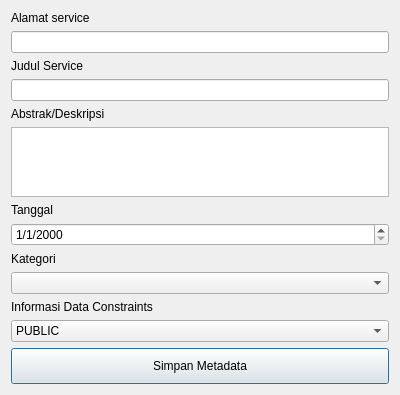
<?xml version="1.0" encoding="UTF-8"?>
<ui version="4.0">
 <class>Dialog</class>
 <widget class="QDialog" name="Dialog">
  <property name="geometry">
   <rect>
    <x>0</x>
    <y>0</y>
    <width>400</width>
    <height>385</height>
   </rect>
  </property>
  <property name="windowTitle">
   <string>Register Metadata Service</string>
  </property>
  <layout class="QVBoxLayout" name="verticalLayout">
   <item>
    <widget class="QLabel" name="label">
     <property name="text">
      <string>Alamat service</string>
     </property>
    </widget>
   </item>
   <item>
    <widget class="QLineEdit" name="lineEdit_alamat"/>
   </item>
   <item>
    <widget class="QLabel" name="label_2">
     <property name="text">
      <string>Judul Service</string>
     </property>
    </widget>
   </item>
   <item>
    <widget class="QLineEdit" name="lineEdit_title"/>
   </item>
   <item>
    <widget class="QLabel" name="label_4">
     <property name="text">
      <string>Abstrak/Deskripsi</string>
     </property>
    </widget>
   </item>
   <item>
    <widget class="QTextEdit" name="textEdit_abstrak"/>
   </item>
   <item>
    <widget class="QLabel" name="label_3">
     <property name="text">
      <string>Tanggal</string>
     </property>
    </widget>
   </item>
   <item>
    <widget class="QgsDateTimeEdit" name="date_tanggal">
     <property name="displayFormat">
      <string>M/d/yyyy </string>
     </property>
    </widget>
   </item>
   <item>
    <widget class="QLabel" name="label_5">
     <property name="text">
      <string>Kategori</string>
     </property>
    </widget>
   </item>
   <item>
    <widget class="QComboBox" name="cmb_keyword"/>
   </item>
   <item>
    <widget class="QLabel" name="label_6">
     <property name="text">
      <string>Informasi Data Constraints</string>
     </property>
    </widget>
   </item>
   <item>
    <widget class="QComboBox" name="cmb_constraint">
     <item>
      <property name="text">
       <string>PUBLIC</string>
      </property>
     </item>
     <item>
      <property name="text">
       <string>GOVERNMENT</string>
      </property>
     </item>
     <item>
      <property name="text">
       <string>PRIVATE</string>
      </property>
     </item>
     <item>
      <property name="text">
       <string>IG STRATEGIS</string>
      </property>
     </item>
    </widget>
   </item>
   <item>
    <layout class="QHBoxLayout" name="horizontalLayout">
     <item>
      <widget class="QPushButton" name="btn_save">
       <property name="cursor">
        <cursorShape>PointingHandCursor</cursorShape>
       </property>
       <property name="styleSheet">
        <string notr="true">padding:10px</string>
       </property>
       <property name="text">
        <string>Simpan Metadata</string>
       </property>
      </widget>
     </item>
    </layout>
   </item>
   <item>
    <spacer name="verticalSpacer">
     <property name="orientation">
      <enum>Qt::Vertical</enum>
     </property>
     <property name="sizeHint" stdset="0">
      <size>
       <width>20</width>
       <height>40</height>
      </size>
     </property>
    </spacer>
   </item>
  </layout>
 </widget>
 <customwidgets>
  <customwidget>
   <class>QgsDateTimeEdit</class>
   <extends>QDateTimeEdit</extends>
   <header>qgsdatetimeedit.h</header>
  </customwidget>
 </customwidgets>
 <resources/>
 <connections/>
</ui>
